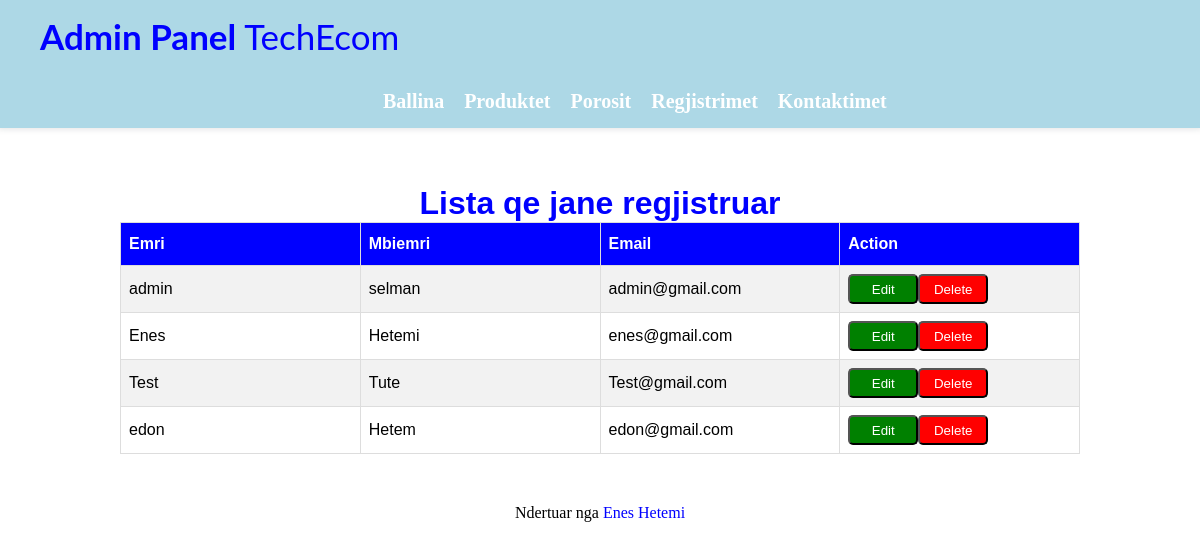
Page /Admin/registerAdmin.php on the earlier database version.
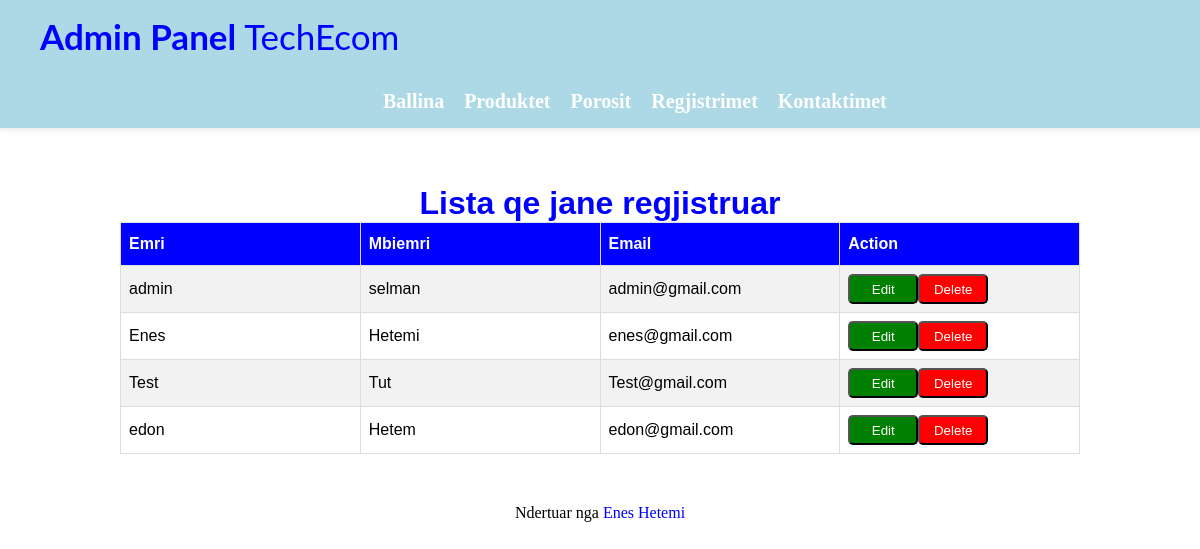
Same page on the later database version.
### tables this page shows
CREATE TABLE `register` (
  `id` int(11) NOT NULL,
  `name` varchar(255) NOT NULL,
  `lname` varchar(255) NOT NULL,
  `email` varchar(255) NOT NULL,
  `password` varchar(255) NOT NULL,
  `passwordC` varchar(255) NOT NULL,
  `role` varchar(255) NOT NULL
);

### classes/database.class.php (called while the page is built)
<?php
class db{
  private $host = 'localhost';
  private $dbname = 'techecom';
  private $username = 'root';
  private $password = '';
  public function getConn(){
    try{
      $pdo = new PDO("mysql:host=$this->host;dbname=$this->dbname","$this->username", "$this->password");
      $pdo->setAttribute(PDO::ATTR_ERRMODE,PDO::ERRMODE_EXCEPTION);
    }catch (PDOException $e){
       echo $e->getMessage();
       return null;
    }
    return $pdo;
  }
}
?>

### classes/registerAdmin.class.php (the view, shortened to what this page needs)
<?php
class RegisterAdmin{
    private $registers;
    public function fetchRegisters(){
        $this->conn = new db();
        $this->query = $this->conn->getConn()->query('SELECT * FROM register');
        $this->registers = $this->query->fetchAll();
    }
    public function echoRegister(){
        foreach($this->registers as $register){
            $id = $register['id'];
            echo"
            <tr>
              <td>{$register['name']}</td>
              <td>{$register['lname']}</td>
              <td>{$register['email']}</td>
              <td><a href='../Admin/editRegisterAdmin.php?id={$id}'><button class='edit'>Edit</button></a><a href='../action/delete.registerAdmin.php?id={$id}'><button class='delete'>Delete</button></a></td>
            </tr>";
        }
    }
}
?>

Differences in the rows shown:
changed register "Test": lname "Tute" → "Tut"
